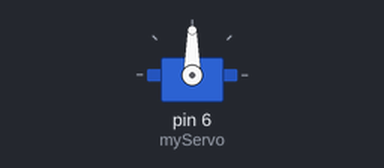
The sketch below on a simulated Arduino Uno, built with avr-gcc and run on an emulated ATmega328P. Shown: servo.

Above: at 5.1 s.
At 19.6 s:
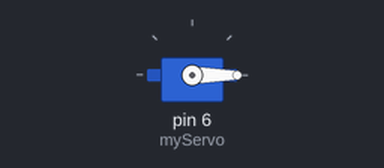
Timing chart, 0 to 35.6 s (numbered marks = the images above):
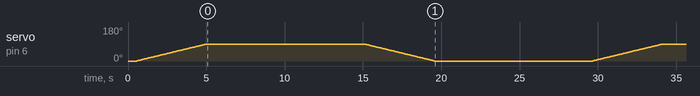

The sketch:

index_finger.ino
```cpp
#include <Servo.h>

Servo myServo; // Create a servo object

void setup() {
    myServo.attach(6); // Attach the servo to pin 6
    myServo.write(0); // Move the servo to 0 degrees
    delay(500); // Wait for 0.5 seconds
}

void loop() {
    // Move the servo from 0 to 90 degrees
    for (int angle = 0; angle <= 90; angle++) {
        myServo.write(angle); // Move the servo to the specified angle
        delay(50); // Delay for smooth movement
    }

    delay(10000); // Wait for 10 seconds

    // Move the servo from 90 to 0 degrees
    for (int angle = 90; angle >= 0; angle--) {
        myServo.write(angle); // Move the servo to the specified angle
        delay(50); // Delay for smooth movement
    }

    delay(10000); // Wait for 10 seconds
}
```
